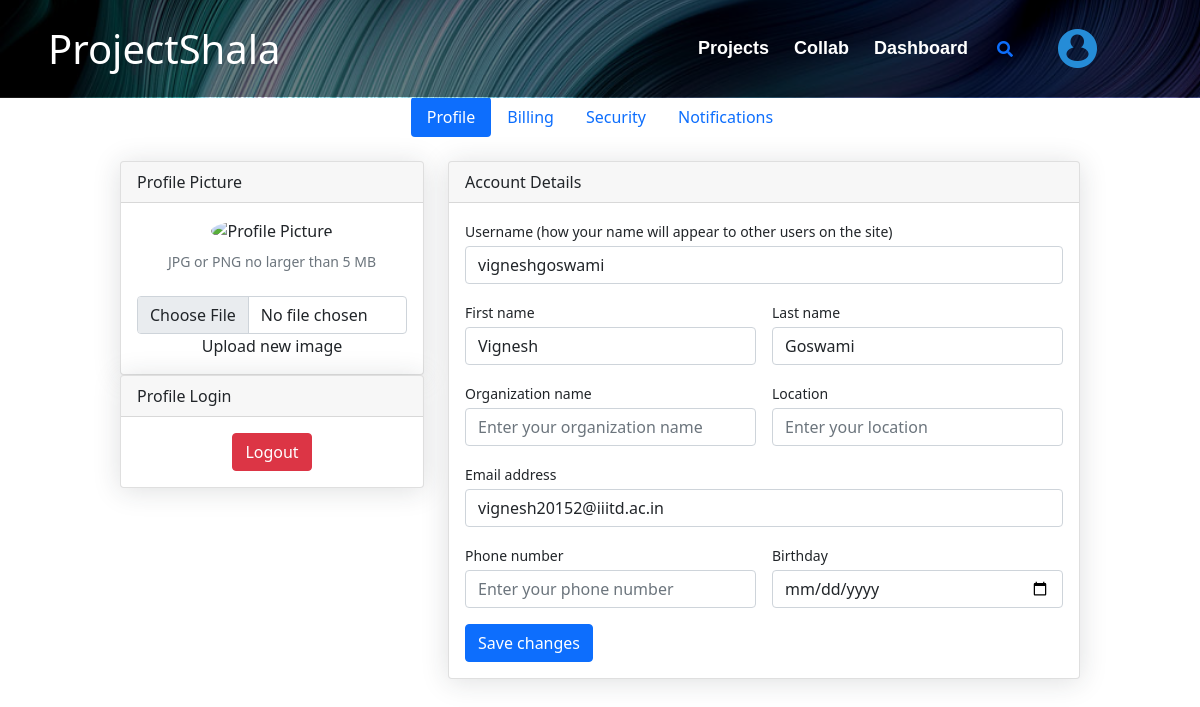
/profile (signed in), run on the app's committed database.
### main/models.py (models this page shows)
class User(AbstractUser):
    email = EmailField(unique=True)
    password = CharField(max_length=120)
    name = CharField(max_length=120)
    f_name = CharField(max_length=120)
    l_name = CharField(max_length=120)
    doe = DateField(default=now)
    rating = FloatField(default=0.0)
    languages = JSONField(default=list)
    profile = ImageField(upload_to=user_profile_path, null=True, blank=True)
    projects = ManyToManyField('Project', related_name='UserProjects')
    submissions = ManyToManyField('Submission', related_name='UserSubmissions')
    groups = ManyToManyField(Group, related_name='custom_user_set')
    user_permissions = ManyToManyField(Permission, related_name='custom_user_set_permissions')
    objects = UserManager()

### main/views.py (the view, shortened to what this page needs)
# urls.py: path('profile', Profile, name='profile'),
@csrf_exempt
def Profile(request):
    data = {}
    try:
        user = get_object_or_404(User, id=request.user.id)
        data = {"user" : user}
    except Exception as e:
        print("An error occurred:", e)
        traceback.print_exc()
    return render(
        request,
        "profile/index.html",
        data
    )

### templates/profile/index.html (shortened to what this page needs)
{% load static %}
<!DOCTYPE html>
<html lang="en">
<head>
    <link rel="stylesheet" href="https://cdnjs.cloudflare.com/ajax/libs/font-awesome/5.13.1/css/all.min.css" />
    <link rel='stylesheet' href='https://cdn.jsdelivr.net/npm/bootstrap@5.0.1/dist/css/bootstrap.min.css'>
    <link rel="stylesheet" href="{% static 'profile/styles.css' %}">
</head>
<body>
    {% include 'navbar.html' %}
    <ul class="nav nav-pills mb-3 center-nav" id="pills-tab" role="tablist" style="padding-top:97px;">
        <li class="nav-item" role="presentation">
            <button class="nav-link active" id="pills-home-tab" data-bs-toggle="pill" data-bs-target="#pills-home" type="button" role="tab" aria-controls="pills-home" aria-selected="true">
                Profile
            </button>
        </li>
        <li class="nav-item" role="presentation">
            <button class="nav-link" id="pills-profile-tab" data-bs-toggle="pill" data-bs-target="#pills-profile" type="button" role="tab" aria-controls="pills-profile" aria-selected="false">
                Billing
            </button>
        </li>
        <li class="nav-item" role="presentation">
            <button class="nav-link" id="pills-contact-tab" data-bs-toggle="pill" data-bs-target="#pills-contact" type="button" role="tab" aria-controls="pills-contact" aria-selected="false">
                Security
            </button>
        </li>
        <li class="nav-item" role="presentation">
            <button class="nav-link" id="pills-disabled-tab" data-bs-toggle="pill" data-bs-target="#pills-disabled" type="button" role="tab" aria-controls="pills-disabled" aria-selected="false">
                Notifications
            </button>
        </li>
      </ul>
      <div class="tab-content" id="pills-tabContent">
        <div class="tab-pane fade show active" id="pills-home" role="tabpanel" aria-labelledby="pills-home-tab" tabindex="0">
            <div class="container-xl px-4 mt-4">
                <div class="row">
                    <div class="col-xl-4">
                        <div class="card mb-4 mb-xl-0">
                            <div class="card-header">Profile Picture</div>
                            <div class="card-body text-center">
                                <img class="img-account-profile rounded-circle mb-2"
                                    src="{% if user.profile %}{{ user.profile }}{% else %}http://bootdey.com/img/Content/avatar/avatar1.png{% endif %}"
                                    alt="Profile Picture">
                                <div class="small font-italic text-muted mb-4">JPG or PNG no larger than 5 MB</div>
                                <div>
                                    <input class="form-control" type="file" id="formFile" name="file">Upload new image
                                </div>
                            </div>
                        </div>
                        <div class="card mb-4 mb-xl-0">
                            <div class="card-header">Profile Login</div>
                            <div class="card-body text-center">
                                <form action="{% url 'logout' %}" method="post">
                                    <button class="btn btn-danger" type="submit">Logout</button>
                                </form>
                            </div>
                        </div>
                    </div>
                    <div class="col-xl-8">
                        <div class="card mb-4">
                            <div class="card-header">Account Details</div>
                            <div class="card-body">
                                <form>
                                    <div class="mb-3">
                                        <label class="small mb-1" for="inputUsername">Username (how your name will appear to other users on the site)</label>
                                        <input class="form-control" id="inputUsername" type="text" placeholder="Enter your username" value="{{ user.username }}">
                                    </div>
                                    <div class="row gx-3 mb-3">
                                        <div class="col-md-6">
                                            <label class="small mb-1" for="inputFirstName">First name</label>
                                            <input class="form-control" id="inputFirstName" type="text" placeholder="Enter your first name" value="{{ user.f_name }}">
                                        </div>
                                        <div class="col-md-6">
                                            <label class="small mb-1" for="inputLastName">Last name</label>
                                            <input class="form-control" id="inputLastName" type="text" placeholder="Enter your last name" value="{{ user.l_name }}">
                                        </div>
                                    </div>
                                    <div class="row gx-3 mb-3">
                                        <div class="col-md-6">
                                            <label class="small mb-1" for="inputOrgName">Organization name</label>
                                            <input class="form-control" id="inputOrgName" type="text" placeholder="Enter your organization name" value="{{ user.organization_name }}">
                                        </div>
                                        <div class="col-md-6">
                                            <label class="small mb-1" for="inputLocation">Location</label>
                                            <input class="form-control" id="inputLocation" type="text" placeholder="Enter your location" value="{{ user.location }}">
                                        </div>
                                    </div>
                                    <div class="mb-3">
                                        <label class="small mb-1" for="inputEmailAddress">Email address</label>
                                        <input class="form-control" id="inputEmailAddress" type="email" placeholder="Enter your email address" value="{{ user.email }}">
                                    </div>
                                    <div class="row gx-3 mb-3">
                                        <div class="col-md-6">
                                            <label class="small mb-1" for="inputPhone">Phone number</label>
                                            <input class="form-control" id="inputPhone" type="tel" placeholder="Enter your phone number" value="{{ user.phone_number }}">
                                        </div>
                                        <div class="col-md-6">
                                            <label class="small mb-1" for="inputBirthday">Birthday</label>
                                            <input class="form-control" id="inputBirthday" type="date" name="birthday" placeholder="Enter your birthday" value="{{ user.birthday|date:'m/d/Y' }}">
                                        </div>
                                    </div>
                                    <button class="btn btn-primary" type="submit">Save changes</button>
                                </form>
                            </div>
                        </div>
                    </div>
                </div>
            </div>
        </div>
      </div>
</body>
</html>

### static/profile/styles.css (style rules this page uses)
html,body { align-items: center; height: 100%; width: 100%; place-items: center; }
body { margin-top:20px; background-color:#f2f6fc; color:#69707a; }
.img-account-profile { height: 10rem; }
.rounded-circle { border-radius: 50% !important; }
.card { box-shadow: 0 0.15rem 1.75rem 0 rgb(33 40 50 / 15%); }
.card .card-header { font-weight: 500; }
.card-header:first-child { border-radius: 0.35rem 0.35rem 0 0; }
.card-header { padding: 1rem 1.35rem; margin-bottom: 0; background-color: rgba(33, 40, 50, 0.03); border-bottom: 1px solid rgba(33, 40, 50, 0.125); }
.form-control, .dataTable-input { display: block; width: 100%; padding: 0.875rem 1.125rem; font-size: 0.875rem; font-weight: 400; line-height: 1; color: #69707a; background-color: #fff; background-clip: padding-box; border: 1px solid #c5ccd6; -webkit-appearance: none; -moz-appearance: none; appearance: none; border-radius: 0.35rem; transition: border-color 0.15s ease-in-out, box-shadow 0.15s ease-in-out; }

### data on the page
User: username "vigneshgoswami", f_name "Vignesh", l_name "Goswami", email "vignesh20152@iiitd.ac.in"
